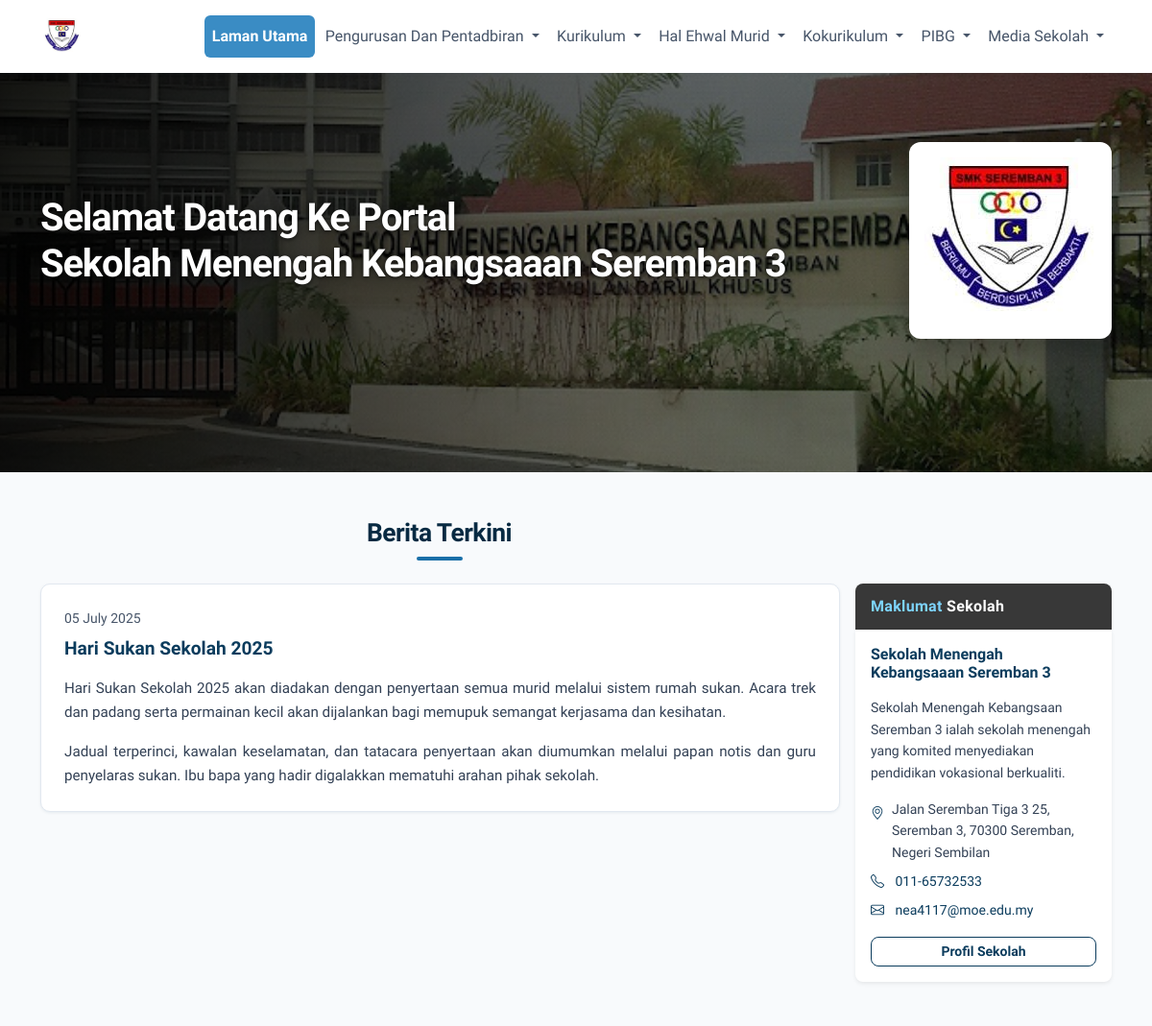
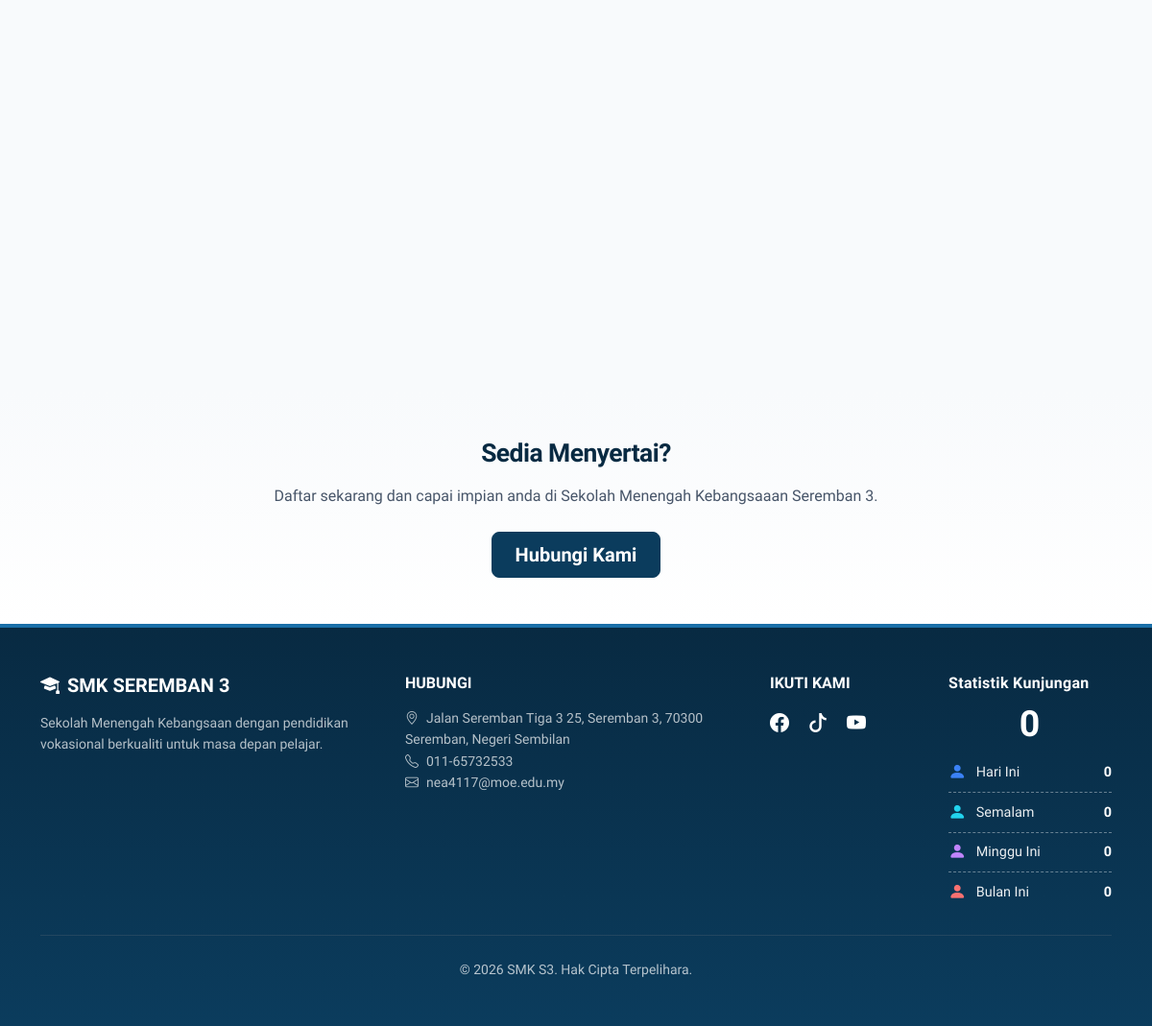
The page / on the database its author committed (2 pictures, top to bottom).
### tables this page shows
CREATE TABLE IF NOT EXISTS news (
    id INT AUTO_INCREMENT PRIMARY KEY,
    title VARCHAR(255) NOT NULL,
    slug VARCHAR(255) NOT NULL UNIQUE,
    excerpt TEXT,
    content TEXT,
    image_url VARCHAR(500) DEFAULT NULL,
    published_at DATETIME DEFAULT NULL,
    created_at TIMESTAMP DEFAULT CURRENT_TIMESTAMP,
    updated_at TIMESTAMP DEFAULT CURRENT_TIMESTAMP ON UPDATE CURRENT_TIMESTAMP
);

### includes/functions.php (called while the page is built, shortened)
<?php
function getSettings() {
    return [
        'school_name' => 'Sekolah Menengah Kebangsaaan Seremban 3',
        'tagline' => '',
        'address' => 'Jalan Seremban Tiga 3 25, Seremban 3, 70300 Seremban, Negeri Sembilan',
        'phone' => '011-65732533',
        'email' => 'nea4117@moe.edu.my',
        'about_summary' => 'Sekolah Menengah Kebangsaan Seremban 3 ialah sekolah menengah yang komited menyediakan pendidikan vokasional berkualiti.',
    ];
}
function smks3_sort_news_by_published_desc(array $items): array
{
    usort($items, static function (array $a, array $b): int {
        $ta = strtotime($a['published_at'] ?? '0');
        $tb = strtotime($b['published_at'] ?? '0');
        return $tb <=> $ta;
    });
    return $items;
}
function smks3_news_body_html(?string $content, ?string $fallbackExcerpt = ''): string
{
    $content = trim((string) $content);
    if ($content !== '') {
        if (preg_match('/<[a-z][a-z0-9]*\b/i', $content)) {
            return $content;
        }
        return smks3_plain_text_to_paragraphs($content);
    }
    return '';
}
function smks3_fetch_published_news(?int $limit = null): array
{
    try {
        $pdo = getConnection();
        $sql = 'SELECT id, title, slug, excerpt, content, published_at FROM news WHERE published_at IS NOT NULL ORDER BY published_at DESC';
        return $pdo->query($sql)->fetchAll(PDO::FETCH_ASSOC);
    } catch (Throwable $e) {
        return [];
    }
}
function smks3_news_article_url(array $n): string
{
    $slug = isset($n['slug']) ? trim((string) $n['slug']) : '';
    if ($slug !== '' && preg_match('/^[a-zA-Z0-9_-]+$/', $slug)) {
        return 'news.php?' . http_build_query(['slug' => $slug]);
    }
    return 'news.php';
}

### index.php (the view, shortened to what this page needs)
<?php
require_once __DIR__ . '/includes/functions.php';
$settings = getSettings();
$news_list = smks3_fetch_published_news();
$news_list = smks3_sort_news_by_published_desc($news_list);
$news_latest = array_slice($news_list, 0, 3);
require_once __DIR__ . '/includes/header.php';
?>
<section class="hero hero-home-image text-white py-5">
    <div class="container py-4">
        <div class="row align-items-center gy-4">
            <div class="col-lg-7 col-xl-6 hero-home-enter-text text-center text-lg-start">
                <h1 class="display-4 fw-bold mb-0 hero-school-name">
                    <span class="hero-school-line d-none d-md-block">Selamat Datang Ke Portal</span>
                    <span class="hero-school-line hero-school-line--name"><?= htmlspecialchars($settings['school_name'], ENT_QUOTES, 'UTF-8') ?></span>
                </h1>
            </div>
            <div class="col-lg-5 col-xl-6 text-center text-lg-end hero-home-enter-logo">
                <img src="images/logosmks3.jpg" alt="<?= htmlspecialchars($settings['school_name']) ?>" class="hero-home-logo-img img-fluid" width="320" height="120" decoding="async">
            </div>
        </div>
    </div>
</section>
<?php if (!empty($news_list)) : ?>
<section class="py-5 bg-light home-berita-layout">
    <div class="container">
        <div class="row mb-0">
            <div class="col-12 col-lg-9">
                <h2 class="text-center fw-bold mb-4 home-reveal">Berita Terkini</h2>
            </div>
            <div class="col-lg-3 d-none d-lg-block" aria-hidden="true"></div>
        </div>
        <div class="row g-3 align-items-start">
            <div class="col-lg-9">
                <div class="home-news-feed">
                    <?php foreach ($news_latest as $idx => $n) : ?>
                    <article class="home-news-feed__post home-reveal-fade" style="--home-reveal-delay: <?= (int) $idx * 85 ?>ms">
                        <div class="card-body p-4">
                            <time class="text-muted small d-block mb-2" datetime="<?= date('Y-m-d', strtotime($n['published_at'])) ?>"><?= date('d F Y', strtotime($n['published_at'])) ?></time>
                            <h3 class="home-news-feed__title mb-3">
                                <a href="<?= htmlspecialchars(smks3_news_article_url($n), ENT_QUOTES, 'UTF-8') ?>" class="text-decoration-none"><?= htmlspecialchars($n['title']) ?></a>
                            </h3>
                            <div class="home-news-feed__body news-article-content mb-0">
                                <?= smks3_news_body_html($n['content'] ?? '', $n['excerpt'] ?? '') ?>
                            </div>
                        </div>
                    </article>
                    <?php endforeach; ?>
                </div>
            </div>
            <div class="col-lg-3">
                <aside class="maklumat-sekolah-sidebar home-reveal home-reveal--from-right" style="--home-reveal-delay: 120ms" aria-label="Maklumat sekolah">
                    <div class="maklumat-sekolah-sidebar__head">
                        <span class="accent">Maklumat</span> Sekolah
                    </div>
                    <div class="card maklumat-sekolah-sidebar__body border-0 shadow-sm">
                        <div class="card-body text-center text-lg-start">
                            <h3 class="h6 fw-bold text-primary mb-3"><?= htmlspecialchars($settings['school_name']) ?></h3>
                            <p class="small text-muted mb-3"><?= htmlspecialchars($settings['about_summary'] ?? '') ?></p>
                            <ul class="list-unstyled small mb-0">
                                <li class="mb-2 d-flex gap-2">
                                    <i class="bi bi-geo-alt text-primary flex-shrink-0 mt-1"></i>
                                    <span><?= nl2br(htmlspecialchars($settings['address'] ?? '')) ?></span>
                                </li>
                                <li class="mb-2">
                                    <i class="bi bi-telephone text-primary me-2"></i>
                                    <a href="tel:<?= preg_replace('/\s+/', '', (string)($settings['phone'] ?? '')) ?>"><?= htmlspecialchars($settings['phone'] ?? '') ?></a>
                                </li>
                                <li class="mb-3">
                                    <i class="bi bi-envelope text-primary me-2"></i>
                                    <a href="mailto:<?= htmlspecialchars($settings['email'] ?? '') ?>"><?= htmlspecialchars($settings['email'] ?? '') ?></a>
                                </li>
                            </ul>
                            <a href="profil-sekolah.php" class="btn btn-outline-primary btn-sm w-100">Profil Sekolah</a>
                        </div>
                    </div>
                </aside>
            </div>
        </div>
    </div>
</section>
<?php endif; ?>
<section class="py-5" style="background: linear-gradient(180deg, var(--school-bg-subtle) 0%, #fff 100%);">
    <div class="container text-center">
        <h2 class="fw-bold mb-3">Sedia Menyertai?</h2>
        <p class="text-muted mb-4">Daftar sekarang dan capai impian anda di <?= htmlspecialchars($settings['school_name']) ?>.</p>
        <a href="contact.php" class="btn btn-primary btn-lg px-4">Hubungi Kami</a>
    </div>
</section>
<?php require_once __DIR__ . '/includes/footer.php'; ?>

### includes/header.php (style rules this page uses)
:root { --school-primary: #0B3C5D; --school-primary-light: #0d4a73; --school-primary-dark: #082a42; --school-accent: #1a6fa8; --nav-active-bg: #3a8cc4; --nav-active-bg-hover: #2f7aad; --school-bg-subtle: #f8fafc; --school-border: #e2e8f0; --bs-primary: #0B3C5D; --bs-primary-rgb: 11, 60, 93; --bs-body-font-family: 'Plus Jakarta Sans', -apple-system, BlinkMacSystemFont, sans-serif; }
body { font-family: var(--bs-body-font-family); color: #1e293b; line-height: 1.6; }
body.site-nav-fixed { padding-top: var(--site-navbar-height, 4.75rem); }
.text-primary, .card .bi, a.text-primary { color: var(--school-primary) !important; }
a:not(.nav-link):not(.navbar-brand):not(footer a) { color: var(--school-primary); }
.hero { background: linear-gradient(145deg, var(--school-primary-dark) 0%, var(--school-primary) 50%, var(--school-primary-light) 100%); padding: 4rem 0 4.5rem; position: relative; overflow: hidden; }
.hero-home-image { background: linear-gradient(90deg, rgba(0, 0, 0, 0.9) 0%, rgba(0, 0, 0, 0.68) 38%, rgba(0, 0, 0, 0.58) 58%, rgba(0, 0, 0, 0.5) 100%), url("images/smk seremban 3 hero section.jpg") center / cover no-repeat; min-height: 22rem; }
@media (min-width: 992px) { .hero-home-image { min-height: 26rem; } }
.hero::before { content: ''; position: absolute; top: 0; left: 0; right: 0; bottom: 0; opacity: 0.5; }
.hero-home-image::before { display: none; }
.hero-home-logo-img { max-height: 11rem; width: auto; max-width: min(100%, 22rem); object-fit: contain; border-radius: 12px; box-shadow: 0 8px 32px rgba(0, 0, 0, 0.35); }
@media (min-width: 992px) { .hero-home-logo-img { max-height: 13rem; } }
.hero .container { position: relative; z-index: 1; }
.hero, .hero h1, .hero .lead, .hero p, .hero .display-4 { color: #ffffff !important; }
.hero h1 { font-weight: 700; letter-spacing: -0.03em; text-shadow: 0 2px 12px rgba(0,0,0,0.25); }
.hero.hero-home-image .hero-school-name { line-height: 1.2; text-shadow: 0 2px 24px rgba(0, 0, 0, 0.55), 0 1px 4px rgba(0, 0, 0, 0.7); font-size: clamp(1.2rem, 3.2vw + 0.85rem, 2.5rem); }
.hero.hero-home-image .hero-school-name .hero-school-line { display: block; white-space: nowrap; }
.card, .card-hover { border: 1px solid var(--school-border); border-radius: 12px; overflow: hidden; transition: transform 0.25s ease, box-shadow 0.25s ease, border-color 0.2s; }
.card .bi { color: var(--school-primary); }
.bg-light { background: var(--school-bg-subtle) !important; }
.btn-primary { background: var(--school-primary); border-color: var(--school-primary); color: #ffffff !important; font-weight: 600; padding: 0.5rem 1.25rem; border-radius: 8px; transition: background 0.2s, transform 0.2s, box-shadow 0.2s; }
.btn-outline-primary { border-color: var(--school-primary); color: var(--school-primary); font-weight: 600; border-radius: 8px; }
section { padding-top: 3.5rem; padding-bottom: 3.5rem; }
section h1 { font-size: 1.9rem; margin-bottom: 0.5rem; }
section h2 { font-size: 1.65rem; margin-bottom: 2rem; }
section h1, section h2 { font-weight: 700; color: var(--school-primary-dark); letter-spacing: -0.02em; }
.text-muted { color: #52606d !important; }
section .text-muted, .card-text.text-muted { color: #475569 !important; }
.card-body p, .card .card-text { color: #334155 !important; }
.news-article-content p { margin-bottom: 1rem; text-align: justify; text-justify: inter-word; }
.news-article-content p:last-child { margin-bottom: 0; }
section p, section li { color: #334155; }
section h2.text-center::after { content: ''; display: block; width: 48px; height: 4px; background: var(--school-accent); margin: 0.5rem auto 0; border-radius: 2px; }
.hero h1, .hero h2, .hero .lead, .hero p, .hero .display-4 { color: #ffffff !important; }

### rows shown on the page
news: published_at "05 July 2025", title "Hari Sukan Sekolah 2025", smks3_news_body_html($n['content'] ?? '', $n['excerpt'] ?? '') "Hari Sukan Sekolah 2025 akan diadakan dengan penyertaan semua murid melalui sistem rumah sukan. Acara trek dan padang serta permainan kecil akan dijalankan bagi memupuk semangat kerjasama dan kesihatan. Jadual terperinci, kawalan keselamatan, dan tatacara penyertaan akan diumumkan melalui papan notis dan guru penyelaras sukan. Ibu bapa yang hadir digalakkan mematuhi arahan pihak sekolah."

### other values the page prints
$settings['school_name'] "Sekolah Menengah Kebangsaaan Seremban 3"
$settings['about_summary'] "Sekolah Menengah Kebangsaan Seremban 3 ialah sekolah menengah yang komited menyediakan pendidikan vokasional berkualiti."
$settings['address'] "Jalan Seremban Tiga 3 25, Seremban 3, 70300 Seremban, Negeri Sembilan"
$settings['phone'] "011-65732533"
$settings['email'] "nea4117@moe.edu.my"
$smks3_visit_stats['total'] "0"
$smks3_visit_stats['today'] "0"
$smks3_visit_stats['yesterday'] "0"
$smks3_visit_stats['week'] "0"
$smks3_visit_stats['month'] "0"
